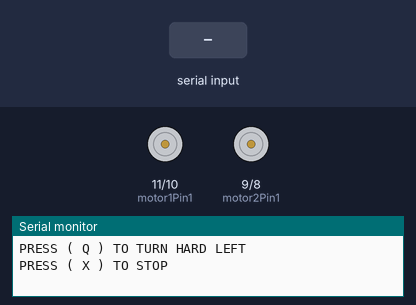
A sketch run on a simulated Arduino Uno, built with avr-gcc and run on an emulated ATmega328P. On the bench: motor-driver pin pairs drawn as motors (green arrow = first pin HIGH = forward, orange = second pin HIGH = backward, longer = more drive, scaled by the enable pin), the last lines printed to the serial monitor. The test bench sets the inputs (shaded band).

Above: at 1.3 s.
1.4 s: "W" received over Serial
At 2.6 s:
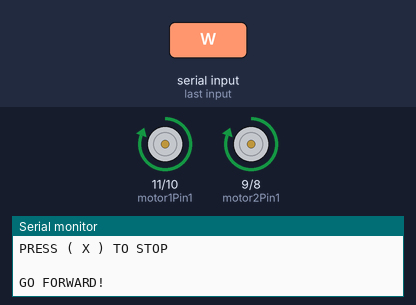
2.9 s: byte 81 ('Q') received over Serial
At 3.9 s:
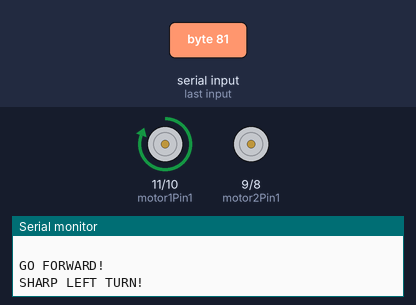
4.4 s: "D" received over Serial
At 5.1 s:
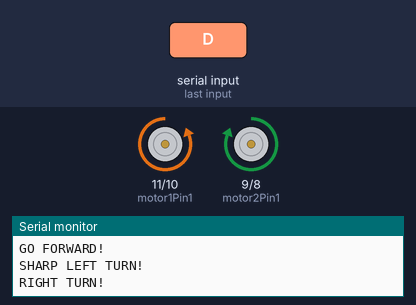
5.9 s: "E" received over Serial
At 6.2 s:
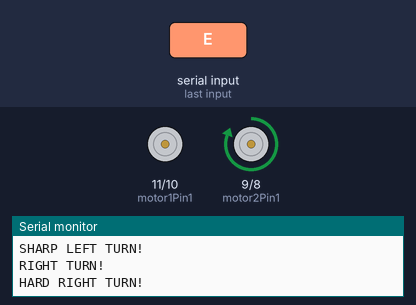
7.4 s: "A" received over Serial
At 8.6 s:
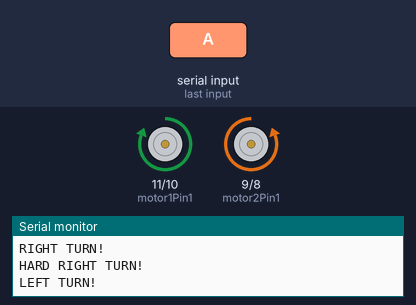
8.9 s: byte 88 ('X') received over Serial
At 9.7 s:
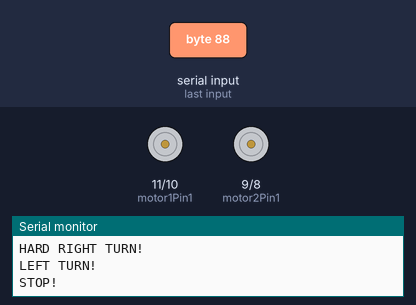
Timing chart, 0 to 11.4 s (numbered marks = the images above; inputs shaded):
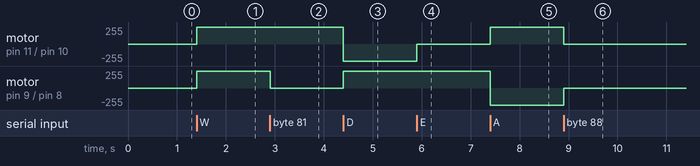

The sketch:

remote-car.ino
```cpp
// Arduino Remote Control Car

//MOTOR 1
int motor1Pin1 = 11;
int motor1Pin2 = 10;
int enable1Pin = 3;

//MOTOR 2
int motor2Pin1 = 9;
int motor2Pin2 = 8;
int enable2Pin = 2;

void setup() {

    pinMode(motor1Pin1, OUTPUT);
    pinMode(motor1Pin2, OUTPUT);
    pinMode(enable1Pin, OUTPUT);

    pinMode(motor2Pin1, OUTPUT);
    pinMode(motor2Pin2, OUTPUT);
    pinMode(enable2Pin, OUTPUT);


    digitalWrite(enable1Pin, HIGH);
    digitalWrite(enable2Pin, HIGH);


    Serial.begin(9600);
    Serial.println("WELCOME TO OUR 2 WHEEL DRIVE CART SIMULATION");
    Serial.println("PRESS ( W ) TO FORWARD");
    Serial.println("PRESS ( S ) TO REVERSE");
    Serial.println("PRESS ( D ) TO TURN RIGHT");
    Serial.println("PRESS ( A ) TO TURN LEFT");
    Serial.println("PRESS ( E ) TO TURN HARD RIGHT");
    Serial.println("PRESS ( Q ) TO TURN HARD LEFT");
    Serial.println("PRESS ( X ) TO STOP");
    Serial.println(" ");

}

void loop() {

    if(Serial.available() > 0){

        char control = Serial.read();


    // forward
    if (control == 'W' || control == 'w') {
        digitalWrite(motor1Pin1, HIGH);
        digitalWrite(motor1Pin2, LOW);
        digitalWrite(motor2Pin1, HIGH);
        digitalWrite(motor2Pin2, LOW);

        Serial.println("GO FORWARD!");

    }


    // right
    if (control == 'D' || control == 'd') {
        digitalWrite(motor1Pin1, LOW);
        digitalWrite(motor1Pin2, HIGH);
        digitalWrite(motor2Pin1, HIGH);
        digitalWrite(motor2Pin2, LOW);

          Serial.println("RIGHT TURN!");

    }


    // hard right
    if (control == 'E' || control == 'e') {
        digitalWrite(motor1Pin1, LOW);
        digitalWrite(motor1Pin2, LOW);
        digitalWrite(motor2Pin1, HIGH);
        digitalWrite(motor2Pin2, LOW);

          Serial.println("HARD RIGHT TURN!");
    }

    // hard right 2
    if (control == 'C' || control == 'c') {
        digitalWrite(motor1Pin1, LOW);
        digitalWrite(motor1Pin2, LOW);
        digitalWrite(motor2Pin1, HIGH);
        digitalWrite(motor2Pin2, LOW);

          Serial.println("HARD RIGHT TURN!");
    }


    // left
    if (control == 'A' || control == 'a') {
        digitalWrite(motor1Pin1, HIGH);
        digitalWrite(motor1Pin2, LOW);
        digitalWrite(motor2Pin1, LOW);
        digitalWrite(motor2Pin2, HIGH);

          Serial.println("LEFT TURN!");
    }

    // hard left
    if (control == 'Q' || control == 'q') {
        digitalWrite(motor1Pin1, HIGH);
        digitalWrite(motor1Pin2, LOW);
        digitalWrite(motor2Pin1, LOW);
        digitalWrite(motor2Pin2, LOW);

          Serial.println("SHARP LEFT TURN!");
    }

    // hard left 2
    if (control == 'Z' || control == 'z') {
        digitalWrite(motor1Pin1, HIGH);
        digitalWrite(motor1Pin2, LOW);
        digitalWrite(motor2Pin1, LOW);
        digitalWrite(motor2Pin2, LOW);

          Serial.println("SHARP LEFT TURN!");
    }

    // stop
    else if (control == 'X' || control == 'x') {
        digitalWrite(motor1Pin1, LOW);
        digitalWrite(motor1Pin2, LOW);
        digitalWrite(motor2Pin1, LOW);
        digitalWrite(motor2Pin2, LOW);

          Serial.println("STOP!");
    }

    // reverse
    else if (control == 'S' || control == 's') {
        digitalWrite(motor1Pin1, LOW);
        digitalWrite(motor1Pin2, HIGH);
        digitalWrite(motor2Pin1, LOW);
        digitalWrite(motor2Pin2, HIGH);

          Serial.println("REVERSE!");
    }
  }
}
```

Measured:
- after the input at 1.4 s, motor on pin 11 (motor1Pin1) / pin 10 (motor1Pin2), motor on pin 9 (motor2Pin1) / pin 8 (motor2Pin2): stopped → forward 255/255 at once
- after the input at 2.9 s, motor on pin 9 (motor2Pin1) / pin 8 (motor2Pin2): forward 255/255 → stopped at once
- after the input at 4.4 s, motor on pin 11 (motor1Pin1) / pin 10 (motor1Pin2): forward 255/255 → backward 255/255 at once; motor on pin 9 (motor2Pin1) / pin 8 (motor2Pin2): stopped → forward 255/255 at once
- after the input at 5.9 s, motor on pin 11 (motor1Pin1) / pin 10 (motor1Pin2): backward 255/255 → stopped at once
- after the input at 7.4 s, motor on pin 11 (motor1Pin1) / pin 10 (motor1Pin2): stopped → forward 255/255 at once; motor on pin 9 (motor2Pin1) / pin 8 (motor2Pin2): forward 255/255 → backward 255/255 at once
- after the input at 8.9 s, motor on pin 11 (motor1Pin1) / pin 10 (motor1Pin2): forward 255/255 → stopped at once; motor on pin 9 (motor2Pin1) / pin 8 (motor2Pin2): backward 255/255 → stopped at once
